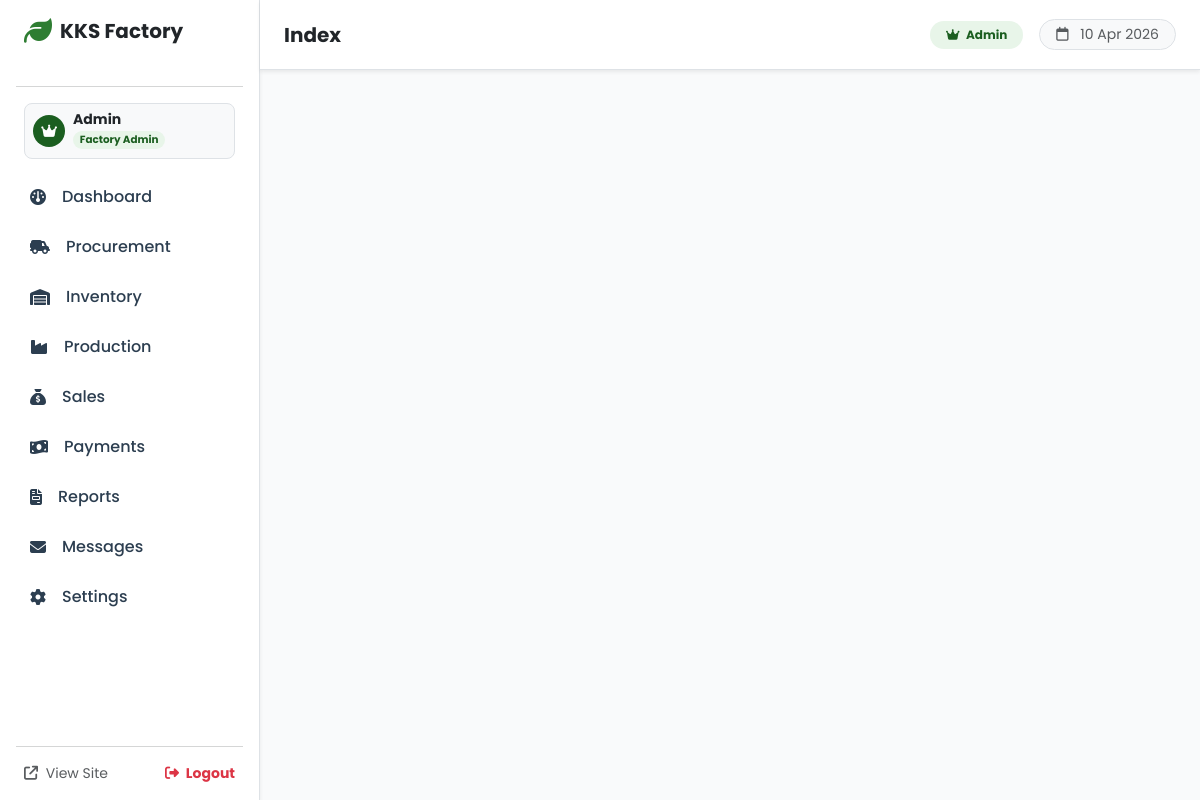
Screenshot of / (signed in) with the database file from the repository.
### app.py (models this page shows)
class User(db.Model):
    id = db.Column(db.Integer, primary_key=True)
    username = db.Column(db.String(80), unique=True, nullable=False)
    password = db.Column(db.String(120), nullable=False)
    role = db.Column(db.String(20), default='admin')  # 'admin' or 'manager'

### app.py (the view)
@app.route('/')
def index():
    pkt_config = SystemConfig.query.filter_by(key='packet_weight').first()
    packet_weight = float(pkt_config.value) if pkt_config else 25.0
    return render_template('index.html', packet_weight=packet_weight)

### app.py (called while the page is built)
def get_current_user():
    if 'user_id' in session:
        return User.query.get(session['user_id'])
    return None

@app.context_processor
def inject_globals():
    factory_config = {}
    try:
        configs = {c.key: c.value for c in SystemConfig.query.all()}
        factory_config = {
            'factory_name': configs.get('factory_name', 'KKS Sago Factory'),
            'factory_phone': configs.get('factory_phone', ''),
            'factory_email': configs.get('factory_email', ''),
            'factory_address': configs.get('factory_address', ''),
        }
    except Exception:
        factory_config = {
            'factory_name': 'KKS Sago Factory',
            'factory_phone': '',
            'factory_email': '',
            'factory_address': '',
        }
    return {
        'current_user': get_current_user(),
        'today_date': datetime.now().strftime('%d %b %Y'),
        'factory_config': factory_config
    }

### templates/index.html (shortened to what this page needs)
{% extends 'base.html' %}

### templates/base.html (shortened to what this page needs)
<!DOCTYPE html>
<html lang="en">
<head>
    <link href="https://cdn.jsdelivr.net/npm/bootstrap@5.3.0/dist/css/bootstrap.min.css" rel="stylesheet">
    <link rel="stylesheet" href="https://cdnjs.cloudflare.com/ajax/libs/font-awesome/6.4.0/css/all.min.css">
    <link rel="stylesheet" href="{{ url_for('static', filename='css/style.css') }}">
</head>
<body class="{% if session.get('user_id') %}admin-body{% else %}d-flex flex-column min-vh-100{% endif %} theme-cassava">
    {% if session.get('user_id') %}
    <div class="d-flex w-100">
        <div class="sidebar d-flex flex-column flex-shrink-0 p-3 bg-white shadow-sm border-end"
             style="width: 260px; height: 100vh; position: fixed; overflow-y: auto; z-index: 1000;">
            <a href="{{ url_for('dashboard') }}" class="d-flex align-items-center mb-4 text-dark text-decoration-none px-2">
                <i class="fa-solid fa-leaf text-brand fs-3 me-2"></i>
                <span class="fs-5 fw-bold" style="font-family: 'Poppins', sans-serif;">KKS Factory</span>
            </a>
            <hr class="text-muted opacity-25">
            {% if current_user %}
            <div class="px-2 mb-3">
                <div class="d-flex align-items-center gap-2 p-2 rounded-3 bg-light border">
                    <div class="rounded-circle d-flex align-items-center justify-content-center flex-shrink-0"
                         style="width:32px;height:32px;background:{{ '#1b5e20' if current_user.role == 'admin' else '#1565c0' }};">
                        <i class="fa-solid {{ 'fa-crown' if current_user.role == 'admin' else 'fa-user-gear' }} text-white small"></i>
                    </div>
                    <div>
                        <div class="fw-bold text-dark small lh-1">{{ current_user.username|title }}</div>
                        <span class="badge rounded-pill mt-1"
                              style="font-size:0.65rem;background:{{ '#e8f5e9' if current_user.role == 'admin' else '#e3f2fd' }};color:{{ '#1b5e20' if current_user.role == 'admin' else '#1565c0' }};">
                            {{ 'Factory Admin' if current_user.role == 'admin' else 'Operations Manager' }}
                        </span>
                    </div>
                </div>
            </div>
            {% endif %}
            <ul class="nav nav-pills flex-column mb-auto">
                <li class="nav-item mb-1">
                    <a href="{{ url_for('dashboard') }}" class="nav-link {% if request.endpoint == 'dashboard' %}active-custom{% else %}text-dark hover-light{% endif %} d-flex align-items-center fw-medium">
                        <i class="fa-solid fa-gauge me-3 w-20 text-center"></i> Dashboard
                    </a>
                </li>
                <li class="nav-item mb-1">
                    <a href="{{ url_for('procurement') }}" class="nav-link {% if request.endpoint == 'procurement' %}active-custom{% else %}text-dark hover-light{% endif %} d-flex align-items-center fw-medium">
                        <i class="fa-solid fa-truck-field me-3 w-20 text-center"></i> Procurement
                    </a>
                </li>
                <li class="nav-item mb-1">
                    <a href="{{ url_for('inventory') }}" class="nav-link {% if request.endpoint == 'inventory' %}active-custom{% else %}text-dark hover-light{% endif %} d-flex align-items-center fw-medium">
                        <i class="fa-solid fa-warehouse me-3 w-20 text-center"></i> Inventory
                    </a>
                </li>
                <li class="nav-item mb-1">
                    <a href="{{ url_for('production') }}" class="nav-link {% if request.endpoint == 'production' %}active-custom{% else %}text-dark hover-light{% endif %} d-flex align-items-center fw-medium">
                        <i class="fa-solid fa-industry me-3 w-20 text-center"></i> Production
                    </a>
                </li>
                <li class="nav-item mb-1">
                    <a href="{{ url_for('sales') }}" class="nav-link {% if request.endpoint == 'sales' %}active-custom{% else %}text-dark hover-light{% endif %} d-flex align-items-center fw-medium">
                        <i class="fa-solid fa-sack-dollar me-3 w-20 text-center"></i> Sales
                    </a>
                </li>
                <li class="nav-item mb-1">
                    <a href="{{ url_for('payments') }}" class="nav-link {% if request.endpoint == 'payments' %}active-custom{% else %}text-dark hover-light{% endif %} d-flex align-items-center fw-medium">
                        <i class="fa-solid fa-money-bill-wave me-3 w-20 text-center"></i> Payments
                    </a>
                </li>
                <li class="nav-item mb-1">
                    <a href="{{ url_for('reports') }}" class="nav-link {% if request.endpoint == 'reports' %}active-custom{% else %}text-dark hover-light{% endif %} d-flex align-items-center fw-medium">
                        <i class="fa-solid fa-file-invoice me-3 w-20 text-center"></i> Reports
                    </a>
                </li>
                <li class="nav-item mb-1">
                    <a href="{{ url_for('admin_messages') }}" class="nav-link {% if request.endpoint == 'admin_messages' %}active-custom{% else %}text-dark hover-light{% endif %} d-flex align-items-center fw-medium">
                        <i class="fa-solid fa-envelope me-3 w-20 text-center"></i> Messages
                    </a>
                </li>
                {% if current_user and current_user.role == 'admin' %}
                <li class="nav-item mb-1">
                    <a href="{{ url_for('settings') }}" class="nav-link {% if request.endpoint == 'settings' %}active-custom{% else %}text-dark hover-light{% endif %} d-flex align-items-center fw-medium">
                        <i class="fa-solid fa-cog me-3 w-20 text-center"></i> Settings
                    </a>
                </li>
                {% endif %}
            </ul>
            <hr class="text-muted opacity-25">
            <div class="d-flex align-items-center justify-content-between px-2">
                <a href="{{ url_for('index') }}" target="_blank" class="text-muted small text-decoration-none">
                    <i class="fa-solid fa-arrow-up-right-from-square me-1"></i> View Site
                </a>
                <a href="{{ url_for('logout') }}" class="text-danger small text-decoration-none fw-bold">
                    <i class="fa-solid fa-right-from-bracket me-1"></i> Logout
                </a>
            </div>
        </div>
        <div class="flex-grow-1" style="margin-left: 260px; background-color: #f9fafb; min-height: 100vh;">
            <header class="bg-white shadow-sm border-bottom py-3 px-4 d-flex justify-content-between align-items-center sticky-top" style="height: 70px;">
                <h5 class="m-0 fw-bold text-dark">
                    {% block header_title %}
                        {{ request.endpoint|replace('_', ' ')|title }}
                    {% endblock %}
                </h5>
                <div class="d-flex align-items-center gap-3">
                    {% if current_user %}
                    <span class="badge rounded-pill px-3 py-2"
                          style="background:{{ '#e8f5e9' if current_user.role == 'admin' else '#e3f2fd' }};color:{{ '#1b5e20' if current_user.role == 'admin' else '#1565c0' }};font-size:0.75rem;">
                        <i class="fa-solid {{ 'fa-crown' if current_user.role == 'admin' else 'fa-user-gear' }} me-1"></i>
                        {{ 'Admin' if current_user.role == 'admin' else 'Manager' }}
                    </span>
                    {% endif %}
                    <span class="text-muted small bg-light px-3 py-1 rounded-pill border">
                        <i class="fa-regular fa-calendar me-2"></i> {{ today_date }}
                    </span>
                </div>
            </header>
            <main class="p-4">
            </main>
        </div>
    </div>
    {% endif %}
</body>
</html>

### static/css/style.css (style rules this page uses)
:root { --primary-green: #2E7D32; --light-green: #A5D6A7; --dark-green: #1B5E20; --accent-brown: #795548; --bg-light: #F1F8E9; --white: #ffffff; --text-dark: #2c3e50; --text-muted: #6c757d; --shadow-sm: 0 2px 4px rgba(0,0,0,0.05); --shadow-md: 0 4px 6px rgba(0,0,0,0.1); --shadow-lg: 0 10px 15px rgba(0,0,0,0.1); }
body { font-family: 'Poppins', sans-serif; background-color: var(--bg-light); color: var(--text-dark); overflow-x: hidden; }
.nav-link { color: var(--text-dark) !important; font-weight: 500; transition: all 0.3s ease; position: relative; }
.nav-link::after { content: ''; position: absolute; width: 0; height: 2px; bottom: 0; left: 50%; background-color: var(--primary-green); transition: all 0.3s ease; transform: translateX(-50%); }
.sidebar { background: #fff; box-shadow: 2px 0 10px rgba(0,0,0,0.05); }
.sidebar .nav-link { border-radius: 10px; padding: 10px 14px; margin-bottom: 2px; transition: all 0.2s ease; }
.text-brand { color: var(--primary-green) !important; }

### rows the page displays
User: username "Admin", role "Factory Admin", role "Admin"

### other values shown
{{ request.endpoint|replace('_', ' ')|title }} "Index"
